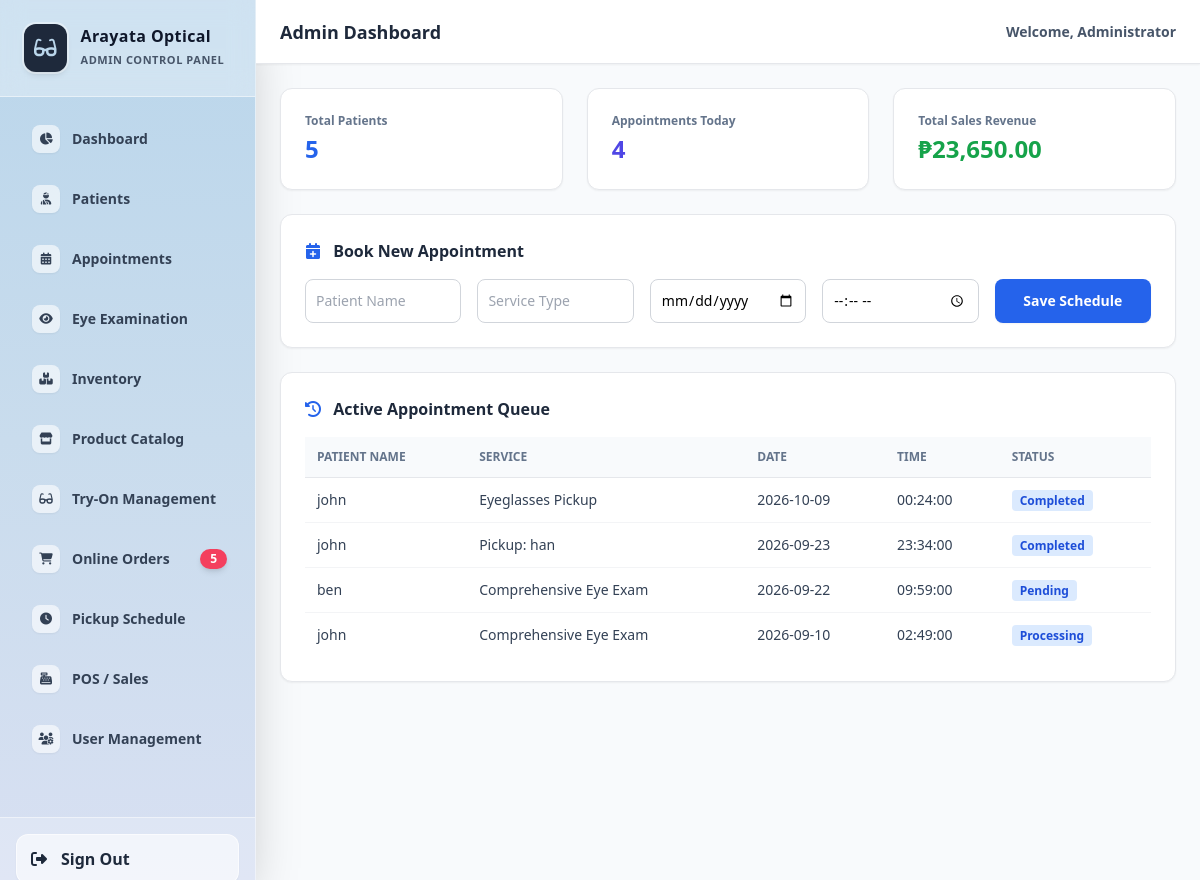
Screenshot of /arayata-system/admin_dashboard.php with the database file from the repository.
### tables this page shows
CREATE TABLE `appointments` (
  `id` int(11) NOT NULL,
  `patient_name` varchar(100) DEFAULT NULL,
  `service_type` varchar(100) DEFAULT NULL,
  `appointment_date` date DEFAULT NULL,
  `appointment_time` time DEFAULT NULL,
  `status` enum('Pending','Completed','Processing') DEFAULT 'Pending'
);

### arayata-system/admin_dashboard.php (the view, shortened to what this page needs)
<?php
$admin_name = isset($_SESSION['name']) ? $_SESSION['name'] : 'Administrator';
?>
<!DOCTYPE html>
<html lang="en">
<head>
    <script src="https://cdn.tailwindcss.com"></script>
    <link rel="stylesheet" href="https://cdnjs.cloudflare.com/ajax/libs/font-awesome/6.4.0/css/all.min.css">
</head>
<body class="bg-slate-50 font-sans flex h-screen overflow-hidden">
    <?php
    if (file_exists('sidebar.php')) {
        include 'sidebar.php';
    }
    ?>
    <div class="flex-1 flex flex-col overflow-hidden">
        <header class="bg-white border-b border-gray-200 h-16 flex items-center justify-between px-6 shadow-sm">
            <h2 class="text-lg font-bold text-slate-800">Admin Dashboard</h2>
            <span class="text-sm font-semibold text-slate-600">Welcome, <?php echo htmlspecialchars($admin_name); ?></span>
        </header>
        <main class="flex-1 overflow-y-auto p-6 space-y-6">
            <div class="grid grid-cols-1 md:grid-cols-3 gap-6">
                <div class="bg-white p-6 rounded-xl shadow-sm border border-gray-200">
                    <p class="text-xs text-slate-500 font-semibold">Total Patients</p>
                    <h3 class="text-2xl font-extrabold text-blue-600 mt-1">
                        <?php
                        $res = $conn->query("SHOW TABLES LIKE 'patients'");
                        if ($res && $res->num_rows > 0) {
                            $p = $conn->query("SELECT COUNT(*) as count FROM patients");
                            echo $p ? $p->fetch_assoc()['count'] : 0;
                        } else {
                            echo "0 (Table missing)";
                        }
                        ?>
                    </h3>
                </div>
                <div class="bg-white p-6 rounded-xl shadow-sm border border-gray-200">
                    <p class="text-xs text-slate-500 font-semibold">Appointments Today</p>
                    <h3 class="text-2xl font-extrabold text-indigo-600 mt-1">
                        <?php
                        $res = $conn->query("SHOW TABLES LIKE 'appointments'");
                        if ($res && $res->num_rows > 0) {
                            $a = $conn->query("SELECT COUNT(*) as count FROM appointments");
                            echo $a ? $a->fetch_assoc()['count'] : 0;
                        } else {
                            echo "0 (Table missing)";
                        }
                        ?>
                    </h3>
                </div>
                <div class="bg-white p-6 rounded-xl shadow-sm border border-gray-200">
                    <p class="text-xs text-slate-500 font-semibold">Total Sales Revenue</p>
                    <h3 class="text-2xl font-extrabold text-green-600 mt-1">
                        <?php
                        $res = $conn->query("SHOW TABLES LIKE 'sales'");
                        if ($res && $res->num_rows > 0) {
                            $s = $conn->query("SELECT SUM(total_amount) as total FROM sales");
                            $row = $s ? $s->fetch_assoc()['total'] : 0;
                            echo "₱" . number_format($row ?? 0, 2);
                        } else {
                            echo "₱0.00 (Table missing)";
                        }
                        ?>
                    </h3>
                </div>
            </div>
            <div class="bg-white p-6 rounded-xl shadow-sm border border-gray-200">
                <h3 class="font-bold text-slate-800 text-base mb-4"><i class="fa-solid fa-calendar-plus text-blue-600 mr-2"></i> Book New Appointment</h3>
                <form method="POST" class="grid grid-cols-1 md:grid-cols-5 gap-4">
                    <input type="text" name="patient_name" placeholder="Patient Name" required class="border border-gray-300 p-2.5 rounded-lg text-sm focus:outline-none focus:border-blue-500">
                    <input type="text" name="service_type" placeholder="Service Type" required class="border border-gray-300 p-2.5 rounded-lg text-sm focus:outline-none focus:border-blue-500">
                    <input type="date" name="appointment_date" required class="border border-gray-300 p-2.5 rounded-lg text-sm focus:outline-none focus:border-blue-500">
                    <input type="time" name="appointment_time" required class="border border-gray-300 p-2.5 rounded-lg text-sm focus:outline-none focus:border-blue-500">
                    <button type="submit" name="add_appt" class="bg-blue-600 hover:bg-blue-700 text-white py-2.5 rounded-lg text-sm font-semibold transition shadow-sm">Save Schedule</button>
                </form>
            </div>
            <div class="bg-white p-6 rounded-xl shadow-sm border border-gray-200">
                <h3 class="font-bold text-slate-800 text-base mb-4"><i class="fa-solid fa-clock-rotate-left text-blue-600 mr-2"></i> Active Appointment Queue</h3>
                <div class="overflow-x-auto">
                    <table class="w-full text-left border-collapse text-sm">
                        <thead>
                            <tr class="bg-slate-50 text-slate-500 text-xs uppercase border-b border-gray-200">
                                <th class="p-3">Patient Name</th>
                                <th class="p-3">Service</th>
                                <th class="p-3">Date</th>
                                <th class="p-3">Time</th>
                                <th class="p-3">Status</th>
                            </tr>
                        </thead>
                        <tbody class="divide-y divide-gray-100 text-slate-700">
                            <?php
                            $res = $conn->query("SHOW TABLES LIKE 'appointments'");
                            if ($res && $res->num_rows > 0) {
                                $appt_res = $conn->query("SELECT * FROM appointments ORDER BY appointment_date DESC");
                                if ($appt_res && $appt_res->num_rows > 0) {
                                    while($row = $appt_res->fetch_assoc()) {
                                        echo "<tr>
                                            <td class='p-3 font-medium'>{$row['patient_name']}</td>
                                            <td class='p-3'>{$row['service_type']}</td>
                                            <td class='p-3'>{$row['appointment_date']}</td>
                                            <td class='p-3'>{$row['appointment_time']}</td>
                                            <td class='p-3'><span class='bg-blue-100 text-blue-700 px-2 py-0.5 rounded text-xs font-semibold'>{$row['status']}</span></td>
                                        </tr>";
                                    }
                                } else {
                                    echo "<tr><td colspan='5' class='p-4 text-center text-slate-400'>No appointment records found.</td></tr>";
                                }
                            } else {
                                echo "<tr><td colspan='5' class='p-4 text-center text-slate-400'>Appointments table does not exist yet.</td></tr>";
                            }
                            ?>
                        </tbody>
                    </table>
                </div>
            </div>
        </main>
    </div>
</body>
</html>

### rows the page displays
appointments: patient_name "john", service_type "Eyeglasses Pickup", appointment_date "2026-10-09", appointment_time "00:24:00", status "Completed"
appointments: patient_name "john", service_type "Pickup: han", appointment_date "2026-09-23", appointment_time "23:34:00", status "Completed"
appointments: patient_name "ben", service_type "Comprehensive Eye Exam", appointment_date "2026-09-22", appointment_time "09:59:00", status "Pending"
appointments: patient_name "john", service_type "Comprehensive Eye Exam", appointment_date "2026-09-10", appointment_time "02:49:00", status "Processing"

### other values shown
$item['label'] "Dashboard"
$item['label'] "Patients"
$item['label'] "Appointments"
$item['label'] "Eye Examination"
$item['label'] "Inventory"
$item['label'] "Product Catalog"
$item['label'] "Try-On Management"
$item['label'] "Online Orders"
$item['badge'] "5"
$item['label'] "Pickup Schedule"
$item['label'] "POS / Sales"
$item['label'] "User Management"
$admin_name "Administrator"
$p->fetch_assoc()['count'] "5"
$a->fetch_assoc()['count'] "4"
